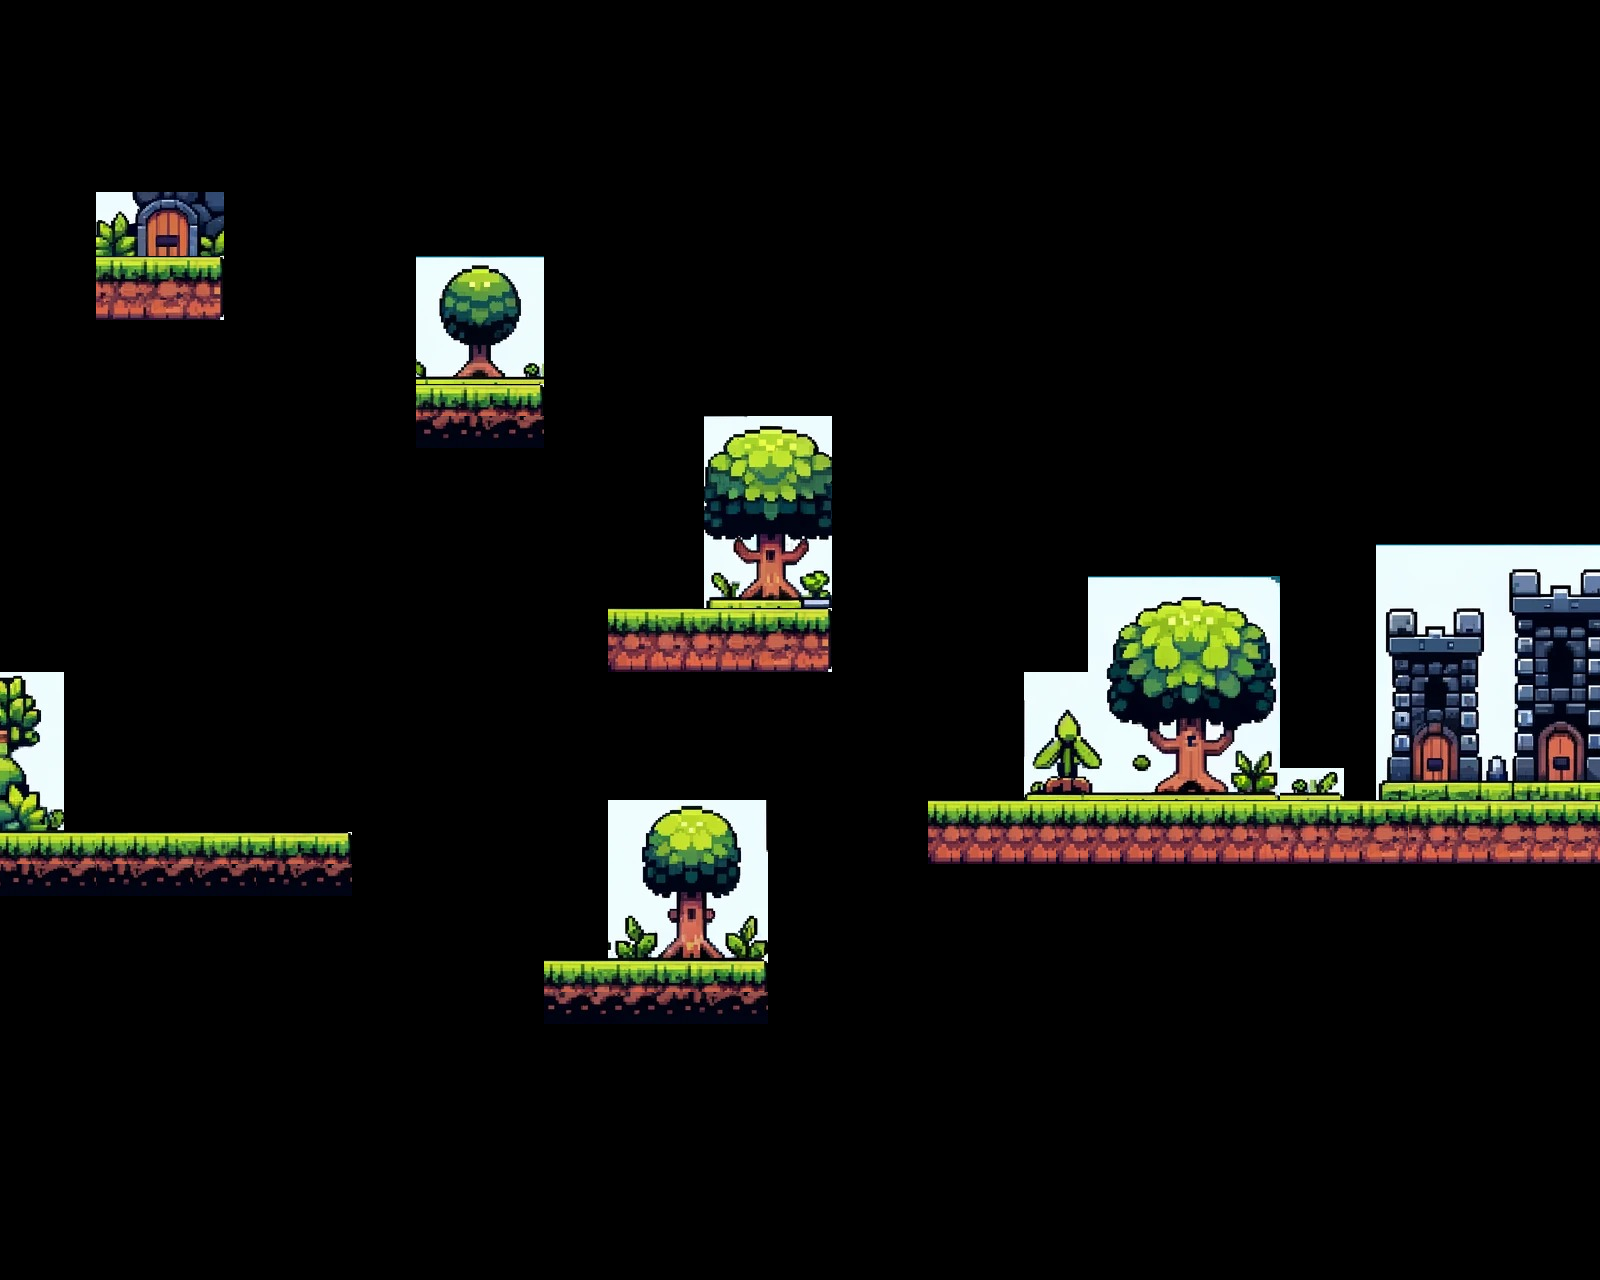

A 2D game scene composited from a Tiled map and its tileset images. What follows is a short description and the map's XML, with each tile layer's data collapsed to a summary:
An orthogonal 50x40 tile map with 32x32 px tiles, 2 tile layers (arboles, Suelos) and 4 objects.

<map version="1.10" tiledversion="1.10.2" orientation="orthogonal" renderorder="right-down" width="50" height="40" tilewidth="32" tileheight="32" infinite="0" nextlayerid="4" nextobjectid="5">
 <tileset firstgid="1" source="prueba2mapa32.tsx" />
 <layer id="3" name="arboles" width="50" height="40">
  <data>[2000 cells, 191 non-empty, 190 distinct tile ids]</data>
 </layer>
 <layer id="1" name="Suelos" width="50" height="40">
  <data>[2000 cells, 108 non-empty, 21 distinct tile ids]</data>
 </layer>
 <objectgroup id="2" name="gotas">
  <object id="1" x="981.818" y="781.818">
   <point />
  </object>
  <object id="2" x="648.485" y="593.939">
   <point />
  </object>
  <object id="3" x="572.727" y="948.485">
   <point />
  </object>
  <object id="4" x="712.121" y="948.485">
   <point />
  </object>
 </objectgroup>
</map>